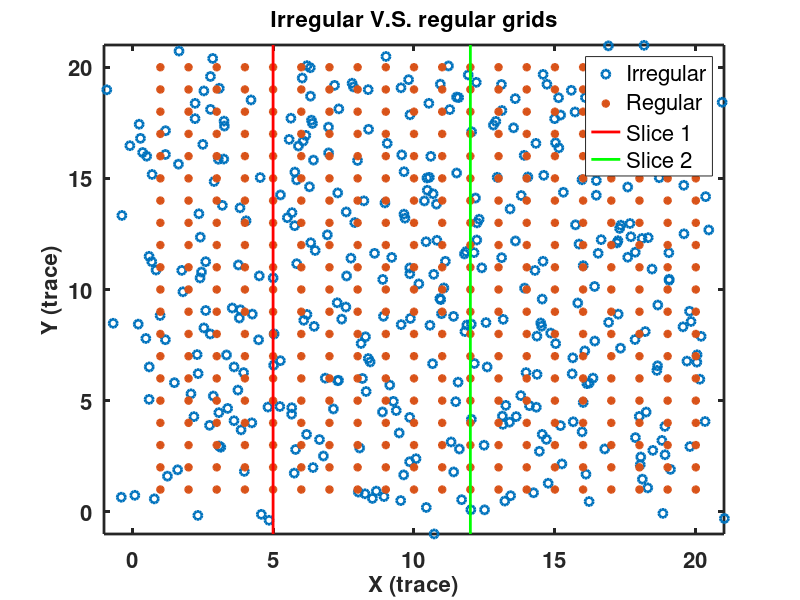
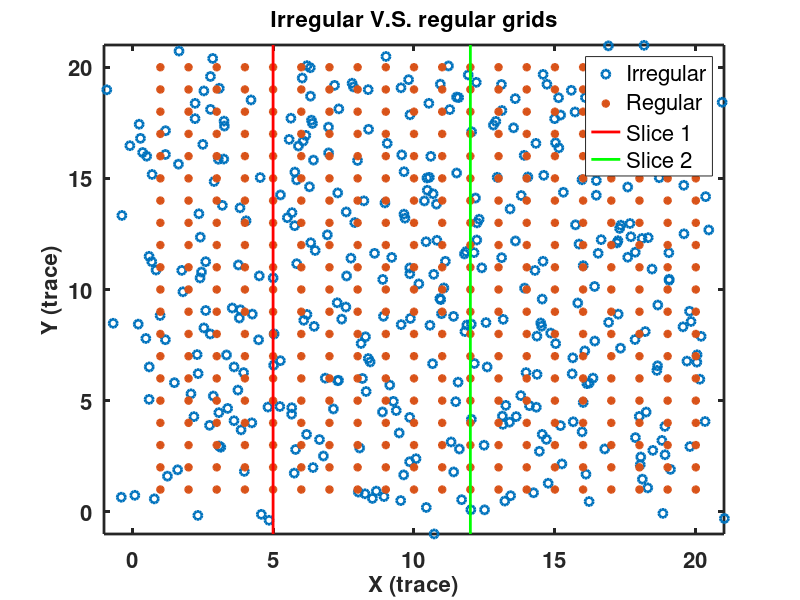

MATLAB code to generate these figures, in order: (Note: this script raises an error after producing the figures.)
%  Demo script for OTG teleseismic denoising and reconstruction (synthetic example)
% 
%  Written by Yangkang Chen
%  April, 2024
% 
%  This program is free software: you can redistribute it and/or modify
%  it under the terms of the GNU General Public License as published
%  by the Free Software Foundation, either version 3 of the License, or
%  any later version.
%
%  This program is distributed in the hope that it will be useful,
%  but WITHOUT ANY WARRANTY; without even the implied warranty of
%  MERCHANTABILITY or FITNESS FOR A PARTICULAR PURPOSE.  See the
%  GNU General Public License for more details: http://www.gnu.org/licenses/
%
% REFERENCES
%  Chen et al., 2019, Obtaining free USArray data by multi-dimensional seismic reconstruction, Nature Communications, 10:4434.
%  Wang et al., 2020, Separation and imaging of seismic diffractions using a localized rank-reduction method with adaptively selected ranks, 85, V497?V506.
%  Chen et al., 2017, Preserving the discontinuities in least-squares reverse time migration of simultaneous-source data, Geophysics, 82, S185-S196.
%  Bai et al., 2020, Seismic signal enhancement based on the lowrank methods, Geophysical Prospecting, 68, 2783-2807.
%  Chen et al., 2020, Five-dimensional seismic data reconstruction using the optimally damped rank-reduction method, Geophysical Journal International, 222, 1824-1845.
%  Chen, Y., W. Huang, D. Zhang, W. Chen, 2016, An open-source matlab code package for improved rank-reduction 3D seismic data denoising and reconstruction, Computers & Geosciences, 95, 59-66.
%  Chen, Y., D. Zhang, Z. Jin, X. Chen, S. Zu, W. Huang, and S. Gan, 2016, Simultaneous denoising and reconstruction of 5D seismic data via damped rank-reduction method, Geophysical Journal International, 206, 1695-1717.
%  Huang, W., R. Wang, Y. Chen, H. Li, and S. Gan, 2016, Damped multichannel singular spectrum analysis for 3D random noise attenuation, Geophysics, 81, V261-V270.
%  Chen et al., 2023, DRR: an open-source multi-platform package for the damped rank-reduction method and its applications in seismology, Computers & Geosciences, 180, 105440.

clc;clear;close all;
addpath(genpath('../matdrr'));

%% rm bad trace
%% generate 3D synthetic data
a1=zeros(300,20);
[n,m]=size(a1);
a3=a1;
a4=a1;

k=0;
a=0.1;
b=1;
for t=-0.055:0.002:0.055
    k=k+1;
    b1(k)=(1-2*(pi*30*t).^2).*exp(-(pi*30*t).^2);
    b2(k)=(1-2*(pi*40*t).^2).*exp(-(pi*40*t).^2);
    b3(k)=(1-2*(pi*40*t).^2).*exp(-(pi*40*t).^2);
    b4(k)=(1-2*(pi*30*t).^2).*exp(-(pi*30*t).^2);
end
for i=1:m
  t1(i)=round(140);
  t3(i)=round(-6*i+180);
  t4(i)=round(6*i+10);
  a1(t1(i):t1(i)+k-1,i)=b1; 
  a3(t3(i):t3(i)+k-1,i)=b1; 
  a4(t4(i):t4(i)+k-1,i)=b1;
end

temp=a1(1:300,:)+a3(1:300,:)+a4(1:300,:);
for j=1:20
    a4=zeros(300,20);
    for i=1:m
  t4(i)=round(6*i+10+3*j); 
  a4(t4(i):t4(i)+k-1,i)=b1;
  
  t1(i)=round(140-2*j);
  a1(t1(i):t1(i)+k-1,i)=b1;
    end
    shot(:,:,j)=a1(1:300,:)+a3(1:300,:)+a4(1:300,:);
end
plane3d=shot;
d=plane3d/max(max(max(plane3d)));

%% without noise
dn=d;

%% decimate
[nt,nx,ny]=size(d);
% ratio=0.5;
% mask=drr_genmask(reshape(d,nt,nx*ny),ratio,'c',201415);
% mask=reshape(mask,nt,nx,ny);
% d0=dn.*mask;
% 

% drr_plot3d(d0);

% stlo0=stlo(105:433);
% stla0=stla(105:433);
% d0=d0(1001:3000,:);

xx=1:nx;
yy=1:ny;
[stlo1,stla1]=meshgrid(xx,yy);

randn('state',2021);
tmpx=randn(nx*ny,1);
randn('state',2022);
tmpy=randn(nx*ny,1);
for ix=1:nx
    for iy=1:ny
        ii=(ix-1)*ny+iy;
        x(ii)=xx(ix)+tmpx(ii);
        y(ii)=yy(iy)+tmpy(ii);
    end
end

%% plot the grid
figure;
plot(x,y,'o','linewidth',2);hold on;
plot(stlo1(:),stla1(:),'*','linewidth',2);
ylim([-1,21]);xlim([-1,21]);
set(gca,'Linewidth',2,'Fontsize',16,'Fontweight','bold');
ylabel('Y (trace)','Fontsize',16);
xlabel('X (trace)','Fontsize',16);
title('Irregular V.S. regular grids','Fontsize',16);
plot([stlo1(1,5),stlo1(1,5)],[-1,21],'linewidth',2,'color','r');
plot([stlo1(1,12),stlo1(1,12)],[-1,21],'linewidth',2,'color','g');
legend('Irregular','Regular','Slice 1','Slice 2','Fontsize',16,'location','best');
print(gcf,'-dpng','-r300','test_matdrr_drr3drecon_otg_syn_grid.png');
print(gcf,'-depsc','-r300','test_matdrr_drr3drecon_otg_syn_grid.eps');


%% generate the observed data (2D array)
par.x=x;
par.y=y;
par.nx=nx;
par.ny=ny;
par.ox=1;
par.oy=1;
par.mx=nx;
par.my=ny;

stlo0=x;
stla0=y;
d0=zeros(nt,length(x));

for ii=1:nt
d0(ii,:) = drr_inter_op(squeeze(dn(ii,:,:)),par,0);
end

figure;drr_imagesc(d0);

%% 3D processing/reconstruction
mla=[1,20];
mlo=[1,20];
%binning
[d3d,x1,y1,mask]=drr_bin3d(d0,stlo0,stla0,20,20,mlo(1),mla(1),mlo(2),mla(2));
[stlo1,stla1]=meshgrid(x1,y1);

%% global processing
flow=0;fhigh=0.5;dt=1;N=4;Niter=10;mode=1;verb=1;eps=0.00001;K=4;
a=(Niter-(1:Niter))/(Niter-1); %linearly decreasing
d1=drr3drecon(d3d,mask,flow,fhigh,dt,N,K,Niter,eps,verb,mode,a);


% figure;drr_imagesc([d3d(:,:),d1(:,:)]);

d2=drr3drecon_otg(d0,stlo0,stla0,20,20,mlo(1),mla(1),mlo(2),mla(2),flow,fhigh,dt,N,K,Niter,eps,verb,mode);

% figure;drr_imagesc([d3d(:,:),d1(:,:),d2(:,:)]);




%% plot the results
t=[0:300-1]*0.004;
x1=t(100);
x2=t(200);
y1=15;
y2=20;

ilon=12;

dtest=squeeze(d(:,ilon,:));
figure('units','normalized','Position',[0.2 0.4 1.0, 1.2],'color','w');
subplot(2,4,1);
drr_wigbh(dtest,stla1,t,5);
ylim([0,22]);
ylabel('Y (trace)','Fontsize',16);
xlabel('Time (s)','Fontsize',16);
title('Ground truth','Fontsize',16);
drr_framebox(x1,x2,y1,y2,'r',2);
text(-0.2,23,'a)','color','k','Fontsize',30,'fontweight','bold','HorizontalAlignment','left');

subplot(2,4,2);
dtest=squeeze(d3d(:,ilon,:));
drr_wigbh(dtest,stla1,t,5);
ylim([0,22]);
ylabel('Y (trace)','Fontsize',16);
xlabel('Time (s)','Fontsize',16);
title('Observed','Fontsize',16);
drr_framebox(x1,x2,y1,y2,'r',2);
text(-0.2,23,'b)','color','k','Fontsize',30,'fontweight','bold','HorizontalAlignment','left');

subplot(2,4,3);
dtest=squeeze(d1(:,ilon,:));
drr_wigbh(dtest,stla1,t,5);
ylim([0,22]);
ylabel('Y (trace)','Fontsize',16);
xlabel('Time (s)','Fontsize',16);
title('DRR','Fontsize',16);
drr_framebox(x1,x2,y1,y2,'r',2);
text(-0.2,23,'c)','color','k','Fontsize',30,'fontweight','bold','HorizontalAlignment','left');

subplot(2,4,4);
dtest=squeeze(d2(:,ilon,:));
drr_wigbh(dtest,stla1,t,5);
ylim([0,22]);
ylabel('Y (trace)','Fontsize',16);
xlabel('Time (s)','Fontsize',16);
title('OTG','Fontsize',16);
drr_framebox(x1,x2,y1,y2,'r',2);
text(-0.2,23,'d)','color','k','Fontsize',30,'fontweight','bold','HorizontalAlignment','left');

%% zoomed comparison
subplot(2,4,5);
dtest=squeeze(d(:,ilon,:));
drr_wigbh(dtest,stla1,t,1);

ylim([14,21]);xlim([x1,x2]);
ylabel('Y (trace)','Fontsize',16);
xlabel('Time (s)','Fontsize',16);
title('Ground truth','Fontsize',16);
text(0.33,21.4,'e)','color','k','Fontsize',30,'fontweight','bold','HorizontalAlignment','left');


subplot(2,4,6);
dtest=squeeze(d3d(:,ilon,:));
drr_wigbh(dtest,stla1,t,1);
ylim([14,21]);xlim([x1,x2]);
ylabel('Y (trace)','Fontsize',16);
xlabel('Time (s)','Fontsize',16);
title('Observed','Fontsize',16);
text(0.33,21.4,'f)','color','k','Fontsize',30,'fontweight','bold','HorizontalAlignment','left');

% print(gcf,'-depsc','-r400','us_lon1_z.eps');  

subplot(2,4,7);
dtest=squeeze(d1(:,ilon,:));
drr_wigbh(dtest,stla1,t,1);
ylim([14,21]);xlim([x1,x2]);
ylabel('Y (trace)','Fontsize',16);
xlabel('Time (s)','Fontsize',16);
title('DRR','Fontsize',16);
text(0.33,21.4,'g)','color','k','Fontsize',30,'fontweight','bold','HorizontalAlignment','left');

subplot(2,4,8);
dtest=squeeze(d2(:,ilon,:));
drr_wigbh(dtest,stla1,t,1);
ylim([14,21]);xlim([x1,x2]);
ylabel('Y (trace)','Fontsize',16);
xlabel('Time (s)','Fontsize',16);
title('OTG','Fontsize',16);
text(0.33,21.4,'h)','color','k','Fontsize',30,'fontweight','bold','HorizontalAlignment','left');


%% following are all annotations
% Create textbox
print(gcf,'-dpng','-r300','test_matdrr_drr3drecon_otg_syn.png');
print(gcf,'-depsc','-r300','test_matdrr_drr3drecon_otg_syn.eps');


%% another slice
ilon=5;

dtest=squeeze(d(:,ilon,:));
figure('units','normalized','Position',[0.2 0.4 1.0, 1.2],'color','w');
subplot(2,4,1);
drr_wigbh(dtest,stla1,t,5);
ylim([0,22]);
ylabel('Y (trace)','Fontsize',16);
xlabel('Time (s)','Fontsize',16);
title('Ground truth','Fontsize',16);
drr_framebox(x1,x2,y1,y2,'r',2);
text(-0.2,23,'a)','color','k','Fontsize',30,'fontweight','bold','HorizontalAlignment','left');

subplot(2,4,2);
dtest=squeeze(d3d(:,ilon,:));
drr_wigbh(dtest,stla1,t,5);
ylim([0,22]);
ylabel('Y (trace)','Fontsize',16);
xlabel('Time (s)','Fontsize',16);
title('Observed','Fontsize',16);
drr_framebox(x1,x2,y1,y2,'r',2);
text(-0.2,23,'b)','color','k','Fontsize',30,'fontweight','bold','HorizontalAlignment','left');

subplot(2,4,3);
dtest=squeeze(d1(:,ilon,:));
drr_wigbh(dtest,stla1,t,5);
ylim([0,22]);
ylabel('Y (trace)','Fontsize',16);
xlabel('Time (s)','Fontsize',16);
title('DRR','Fontsize',16);
drr_framebox(x1,x2,y1,y2,'r',2);
text(-0.2,23,'c)','color','k','Fontsize',30,'fontweight','bold','HorizontalAlignment','left');

subplot(2,4,4);
dtest=squeeze(d2(:,ilon,:));
drr_wigbh(dtest,stla1,t,5);
ylim([0,22]);
ylabel('Y (trace)','Fontsize',16);
xlabel('Time (s)','Fontsize',16);
title('OTG','Fontsize',16);
drr_framebox(x1,x2,y1,y2,'r',2);
text(-0.2,23,'d)','color','k','Fontsize',30,'fontweight','bold','HorizontalAlignment','left');

%% zoomed comparison
subplot(2,4,5);
dtest=squeeze(d(:,ilon,:));
drr_wigbh(dtest,stla1,t,1);

ylim([14,21]);xlim([x1,x2]);
ylabel('Y (trace)','Fontsize',16);
xlabel('Time (s)','Fontsize',16);
title('Ground truth','Fontsize',16);
text(0.33,21.4,'e)','color','k','Fontsize',30,'fontweight','bold','HorizontalAlignment','left');


subplot(2,4,6);
dtest=squeeze(d3d(:,ilon,:));
drr_wigbh(dtest,stla1,t,1);
ylim([14,21]);xlim([x1,x2]);
ylabel('Y (trace)','Fontsize',16);
xlabel('Time (s)','Fontsize',16);
title('Observed','Fontsize',16);
text(0.33,21.4,'f)','color','k','Fontsize',30,'fontweight','bold','HorizontalAlignment','left');

% print(gcf,'-depsc','-r400','us_lon1_z.eps');  

subplot(2,4,7);
dtest=squeeze(d1(:,ilon,:));
drr_wigbh(dtest,stla1,t,1);
ylim([14,21]);xlim([x1,x2]);
ylabel('Y (trace)','Fontsize',16);
xlabel('Time (s)','Fontsize',16);
title('DRR','Fontsize',16);
text(0.33,21.4,'g)','color','k','Fontsize',30,'fontweight','bold','HorizontalAlignment','left');

subplot(2,4,8);
dtest=squeeze(d2(:,ilon,:));
drr_wigbh(dtest,stla1,t,1);
ylim([14,21]);xlim([x1,x2]);
ylabel('Y (trace)','Fontsize',16);
xlabel('Time (s)','Fontsize',16);
title('OTG','Fontsize',16);
text(0.33,21.4,'h)','color','k','Fontsize',30,'fontweight','bold','HorizontalAlignment','left');


%% following are all annotations
% Create textbox
print(gcf,'-dpng','-r300','test_matdrr_drr3drecon_otg_syn2.png');
print(gcf,'-depsc','-r300','test_matdrr_drr3drecon_otg_syn2.eps');

